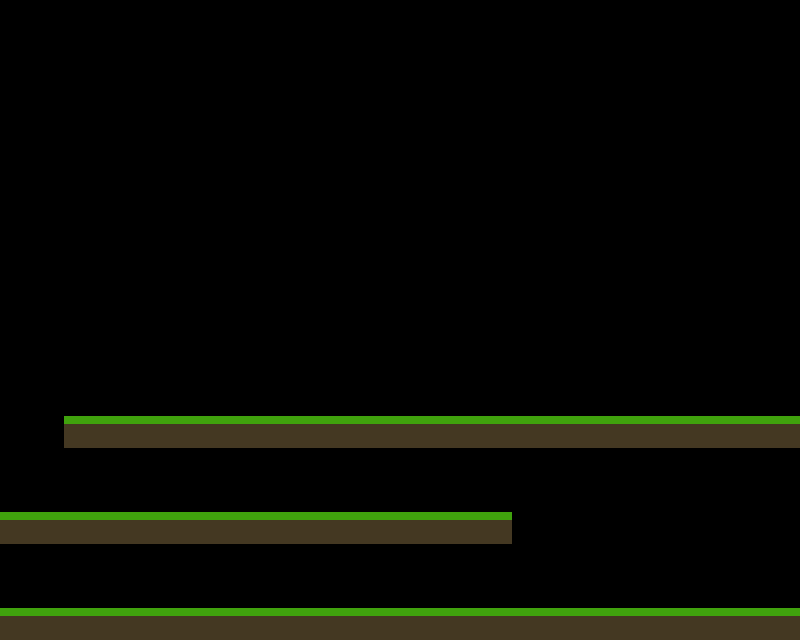

Rendered tile map (Tiled .tmx) drawn with the repository's tilesets; below, a short description and the map source with its tile grids summarised:
An orthogonal 25x20 tile map with 32x32 px tiles, 1 tile layer (Ground), 6 tilesets and 16 objects.

<map version="1.0" orientation="orthogonal" width="25" height="20" tilewidth="32" tileheight="32">
 <properties>
  <property name="possiblePoints" value="25000" />
  <property name="seconds" value="25" />
  <property name="text" value="Avoid enemies, too" />
 </properties>
 <tileset firstgid="1" name="Ground" tilewidth="32" tileheight="32">
  <image source="../assets/Ground.png" width="32" height="32" />
  <tile id="0">
   <properties>
    <property name="type" value="ground" />
   </properties>
  </tile>
 </tileset>
 <tileset firstgid="2" name="Hero" tilewidth="32" tileheight="32">
  <image source="../assets/Hero.png" width="160" height="32" />
 </tileset>
 <tileset firstgid="7" name="Pager" tilewidth="32" tileheight="32">
  <image source="../assets/Pager.png" width="96" height="32" />
 </tileset>
 <tileset firstgid="10" name="Spike" tilewidth="32" tileheight="32">
  <image source="../assets/Spike.png" width="32" height="32" />
 </tileset>
 <tileset firstgid="11" name="SpikesU" tilewidth="32" tileheight="32">
  <image source="../assets/SpikeUpsideDown.png" width="32" height="32" />
 </tileset>
 <tileset firstgid="12" name="Enemy" tilewidth="32" tileheight="32">
  <image source="../assets/Enemy.png" width="32" height="32" />
 </tileset>
 <layer name="Ground" width="25" height="20" opacity="0.9">
  <data>[500 cells, 64 non-empty, 1 distinct tile ids]</data>
 </layer>
 <objectgroup name="Hero" width="25" height="20">
  <object gid="2" x="0" y="608" />
 </objectgroup>
 <objectgroup name="Pager" width="25" height="20">
  <object gid="7" x="128" y="416" />
 </objectgroup>
 <objectgroup name="Spikes" width="25" height="20" />
 <objectgroup name="Enemies" width="25" height="20">
  <object gid="12" x="64" y="576" />
  <object gid="12" x="224" y="576" />
  <object gid="12" x="384" y="576" />
  <object gid="12" x="512" y="544" />
  <object gid="12" x="704" y="544" />
  <object gid="12" x="672" y="576" />
  <object gid="12" x="640" y="608" />
  <object gid="12" x="736" y="512" />
  <object gid="12" x="768" y="480" />
  <object gid="12" x="384" y="512" />
  <object gid="12" x="352" y="512" />
  <object gid="12" x="224" y="512" />
  <object gid="12" x="64" y="512" />
  <object gid="12" x="96" y="512" />
 </objectgroup>
</map>
